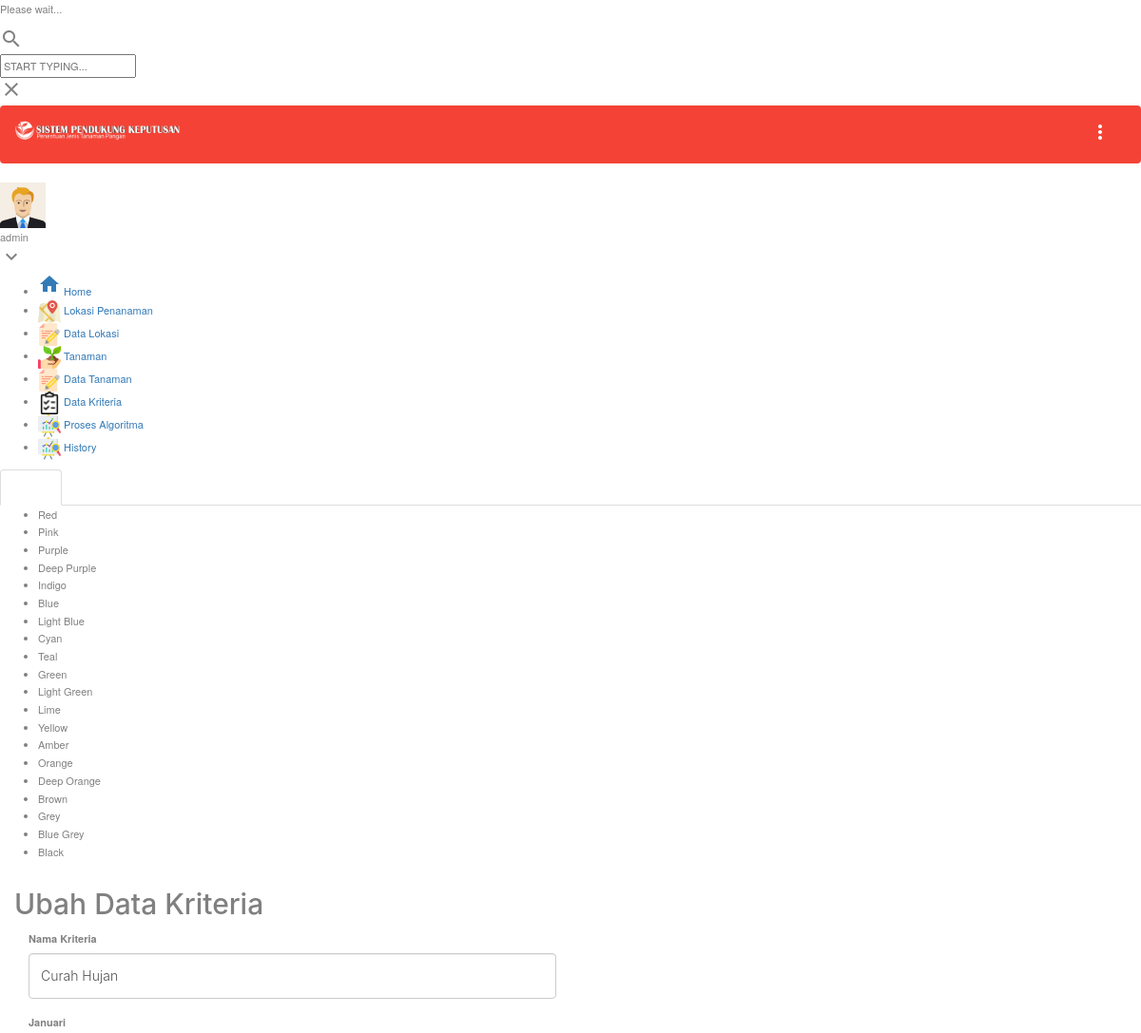
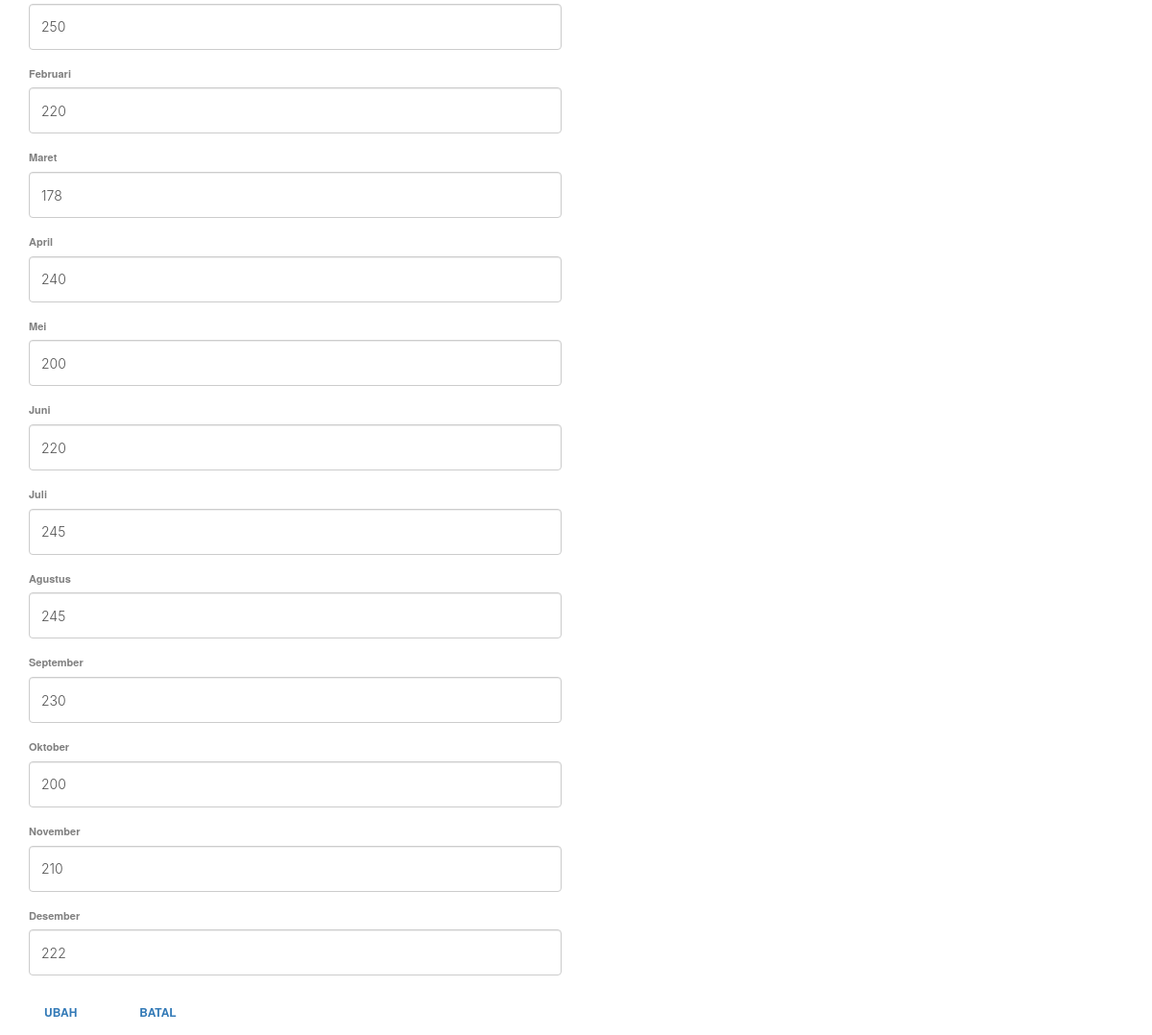
The page /admin/data_kriteria_ubah.php?id_kriteria=2 (signed in) on the database its author committed (2 pictures, top to bottom).
### tables this page shows
CREATE TABLE `tb_kriteria` (
  `id_criteria` tinyint(3) UNSIGNED NOT NULL,
  `criteria` varchar(100) DEFAULT NULL,
  `bulan` text
);

### admin/data_kriteria_ubah.php (the view, shortened to what this page needs)
<?php include_once 'atribut/head.php'; ?>
<?php
$id_kriteria = $_GET['id_kriteria'];
$sql      = "SELECT * FROM tb_kriteria WHERE id_criteria = '$id_kriteria'";
$query    = $connect->query($sql);
$row      = $query->fetch_array(MYSQLI_ASSOC);
$kriteria = json_decode($row['bulan'], true);
?>
<div class="page-loader-wrapper">
    <div class="loader">
        <p>Please wait...</p>
    </div>
</div>
<div class="search-bar">
    <div class="search-icon">
        <i class="material-icons">search</i>
    </div>
    <input type="text" placeholder="START TYPING...">
    <div class="close-search">
        <i class="material-icons">close</i>
    </div>
</div>
<?php include_once 'atribut/menu.php'; ?>
<section class="content">
    <div class="container-fluid">
        <div class="row clearfix">
            <div class="col-lg-12 col-md-12 col-sm-12 col-xs-12">
                <div class="card">
                    <div class="header">
                        <h2>
                            Ubah Data Kriteria
                        </h2>
                    </div>
                    <div class="body">
                        <form method="POST">
                            <div class="col-sm-12">
                                <label>Nama Kriteria</label>
                                <div class="row clearfix">
                                    <div class="col-sm-6">
                                        <div class="form-group">
                                            <div class="form-line">
                                                <input type="text" class="form-control" name="nm_kriteria" value="<?= $row['criteria'] ?>" />
                                            </div>
                                        </div>
                                    </div>
                                </div>
                                <?php for ($i = 0; $i < count($kriteria); $i++) { ?>
                                    <label><?= $kriteria[$i]['bulan'] ?></label>
                                    <div class="row clearfix">
                                        <div class="col-sm-6">
                                            <div class="form-group">
                                                <div class="form-line">
                                                    <input type="text" class="form-control" name="value[]" value="<?= $kriteria[$i]['value'] ?>" />
                                                </div>
                                            </div>
                                        </div>
                                    </div>
                                <?php } ?>
                            </div>
                            <input type="submit" name="ubah" value="UBAH" class="btn btn-link waves-effect">
                            <a href="data_kriteria.php"><button type="button" class="btn btn-link waves-effect" data-dismiss="modal">Batal</button></a>
                        </form>
                    </div>
                </div>
            </div>
        </div>
    </div>
</section>
<?php include_once 'atribut/foot.php'; ?>

### assets/css/style.css (style rules this page uses)
body { line-height: 1.7; color: gray; font-weight: 300; font-size: 1.1rem; }
a { -webkit-transition: .3s all ease; -o-transition: .3s all ease; transition: .3s all ease; }
h1, h2, h3, h4, h5, .h1, .h2, .h3, .h4, .h5 { font-family: "Muli", -apple-system, BlinkMacSystemFont, "Segoe UI", Roboto, "Helvetica Neue", Arial, sans-serif, "Apple Color Emoji", "Segoe UI Emoji", "Segoe UI Symbol", "Noto Color Emoji"; }
.btn { text-transform: uppercase; font-size: 12px; font-weight: 900; padding: 14px 30px; }
.form-control { height: 48px; font-family: "Muli", -apple-system, BlinkMacSystemFont, "Segoe UI", Roboto, "Helvetica Neue", Arial, sans-serif, "Apple Color Emoji", "Segoe UI Emoji", "Segoe UI Symbol", "Noto Color Emoji"; }

### rows shown on the page
tb_kriteria: nm_kriteria "Curah Hujan", bulan "Januari", bulan "250", bulan "Februari", bulan "220", bulan "Maret", bulan "178", bulan "April", bulan "240", bulan "Mei", bulan "200", bulan "Juni", bulan "Juli", bulan "245", bulan "Agustus", bulan "September", bulan "230", bulan "Oktober", bulan "November", bulan "210", bulan "Desember", bulan "222"

### other values the page prints
$_SESSION['inpusername'] "admin"
